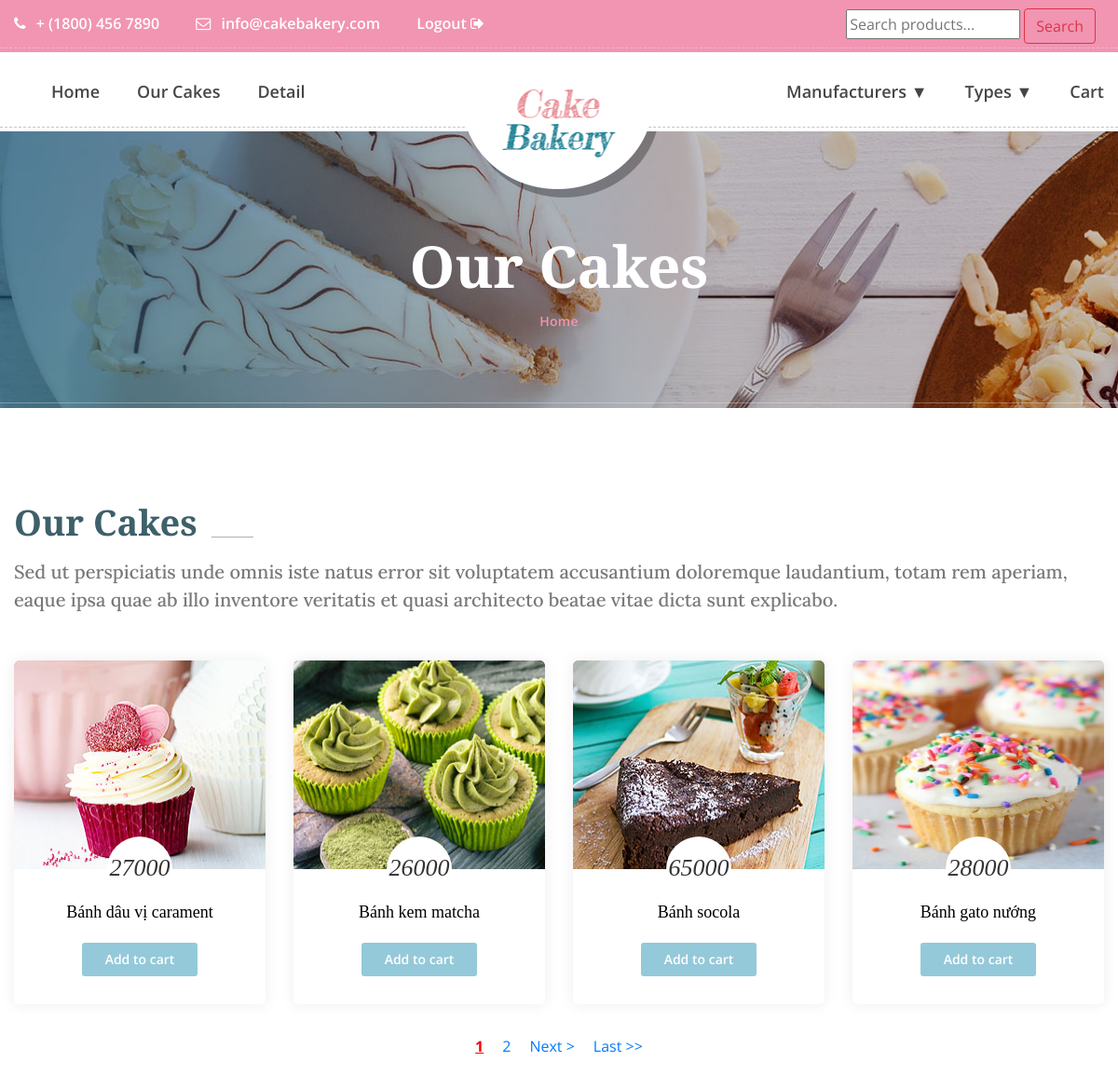
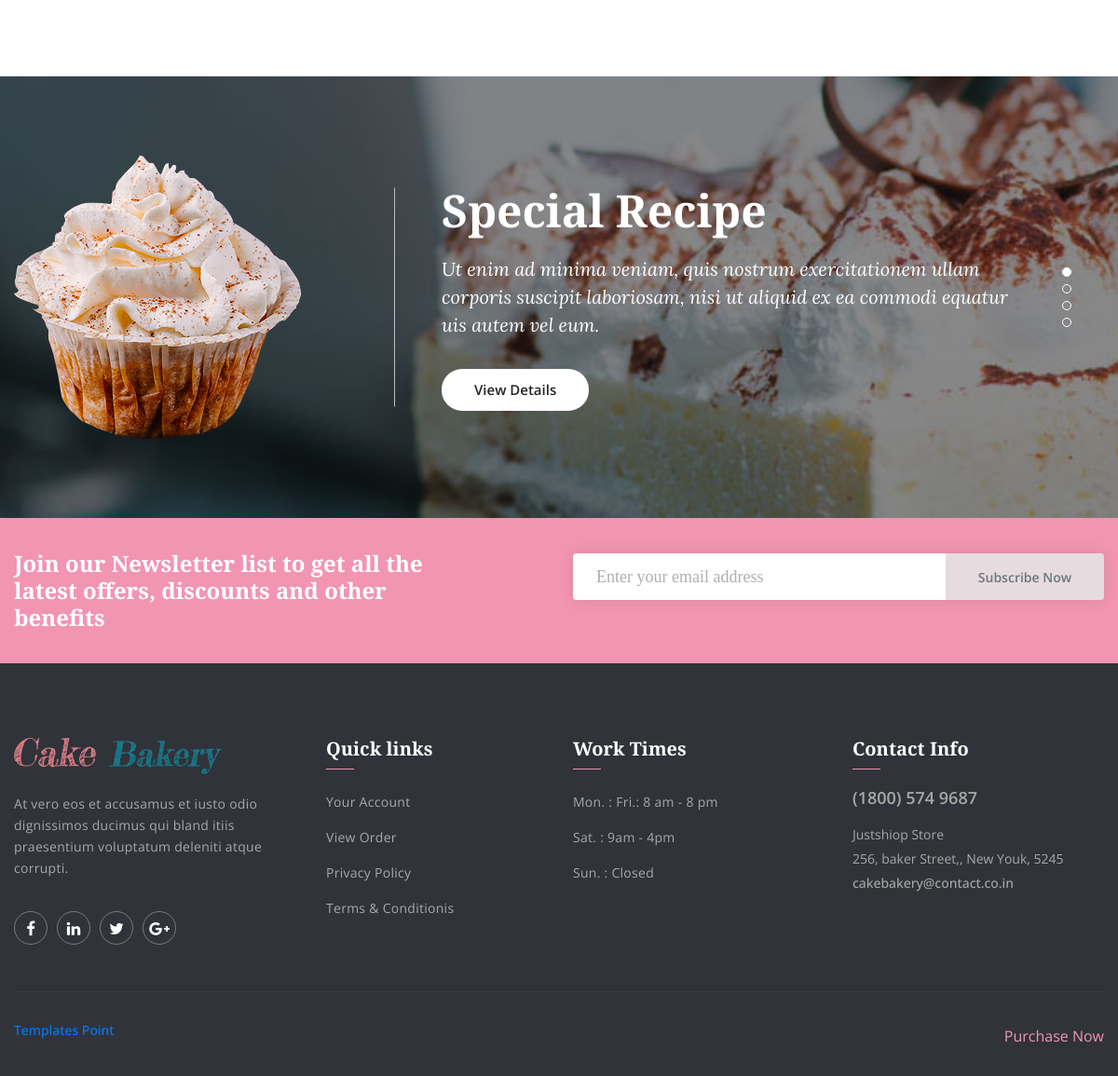
The app's page /public/cake.php with its own data (2 pictures, top to bottom).
### tables this page shows
CREATE TABLE `products` (
  `id` int(11) NOT NULL,
  `name` varchar(100) NOT NULL,
  `manu_id` int(11) NOT NULL,
  `type_id` int(11) NOT NULL,
  `price` int(11) NOT NULL,
  `pro_image` varchar(150) NOT NULL,
  `description` text NOT NULL,
  `feature` tinyint(4) NOT NULL,
  `receipt` int(11) DEFAULT NULL,
  `created_at` timestamp NOT NULL DEFAULT current_timestamp() ON UPDATE current_timestamp()
);

### public/models/protype.php (called while the page is built, shortened)
<?php
class Protype extends Db
{
    static function getAllProtypes()
    {
        $sql = self::$connection->prepare("SELECT * FROM protypes");
        $sql->execute();
        $items = $sql->get_result()->fetch_all(MYSQLI_ASSOC);
        return $items;
    }
}

### public/cake.php (the view, shortened to what this page needs)
<?php
require_once "navbar_header.php";
?>
<section class="banner_area">
    <div class="container">
        <div class="banner_text">
            <h3>Our Cakes</h3>
            <ul>
                <li><a href="index.php">Home</a></li>
            </ul>
        </div>
    </div>
</section>
<section class="our_cakes_area p_100">
    <div class="container">
        <div class="main_title">
            <h2>Our Cakes</h2>
            <h5>Sed ut perspiciatis unde omnis iste natus error sit voluptatem accusantium doloremque laudantium,
                totam rem aperiam, eaque ipsa quae ab illo inventore veritatis et quasi architecto beatae vitae
                dicta sunt explicabo.</h5>
        </div>
        <div class="cake_feature_row row">
        <?php
                $page = 1;
                $resultsPerPage = 4;
                $list_of_products = Product::getAllProducts_andCreatePagination($page, $resultsPerPage);
                $totalResults = count(Product::getAllProducts());
                foreach($list_of_products as $key => $value) {
            ?>
            <div class="col-lg-3 col-md-4 col-6">
                <div class="cake_feature_item">
                    <div class="cake_img">
                        <img src="img/cake-feature/<?php echo $value['pro_image'];?>" alt="" width="270px" height="224px">
                    </div>
                    <div class="cake_text">
                        <h4><?php echo $value['price'];?></h4>
                        <h3><a href="product-details.php?id=<?php echo $value['id']; ?>"><?php echo $value['name']; ?></a></h3>
                        <a class="pest_btn" href="add-cart.php?id=<?php echo $value['id'];?>">Add to cart</a>
                    </div>
                </div>
            </div>
            <?php }?>
        </div>
    </div>
    <div style="text-align:center;">
    <?php
    $paginate = Product::paginate("cake.php?", $page, $totalResults, $resultsPerPage, 1);
    echo $paginate;
    ?>
</div>
</section>
<section class="special_recipe_area">
    <div class="container">
        <div class="special_recipe_slider owl-carousel">
            <div class="item">
                <div class="media">
                    <div class="d-flex">
                        <img src="img/recipe/recipe-1.png" alt="">
                    </div>
                    <div class="media-body">
                        <h4>Special Recipe</h4>
                        <p>Ut enim ad minima veniam, quis nostrum exercitationem ullam corporis suscipit laboriosam,
                            nisi ut aliquid ex ea commodi equatur uis autem vel eum.</p>
                        <a class="w_view_btn" href="#">View Details</a>
                    </div>
                </div>
            </div>
        </div>
    </div>
</section>
<?php require_once 'contact.php'?>

### public/navbar_header.php (shortened to what this page needs)
<?php
require_once "./models/db.php";
require_once "./models/product.php";
require_once "./models/protype.php";
?>
<!DOCTYPE html>
<html lang="en">
<head>
    <link href="css/font-awesome.min.css" rel="stylesheet">
    <link href="vendors/linearicons/style.css" rel="stylesheet">
    <link href="vendors/flat-icon/flaticon.css" rel="stylesheet">
    <link href="css/bootstrap.min.css" rel="stylesheet">
    <link href="vendors/revolution/css/settings.css" rel="stylesheet">
    <link href="vendors/revolution/css/layers.css" rel="stylesheet">
    <link href="vendors/revolution/css/navigation.css" rel="stylesheet">
    <link href="vendors/animate-css/animate.css" rel="stylesheet">
    <link href="vendors/owl-carousel/owl.carousel.min.css" rel="stylesheet">
    <link href="vendors/magnifc-popup/magnific-popup.css" rel="stylesheet">
    <link href="css/style.css" rel="stylesheet">
    <link href="css/responsive.css" rel="stylesheet">
</head>
<body>
    <header class="main_header_area">
        <div class="top_header_area row m0">
            <div class="container">
                <div class="float-left">
                    <a href="tell:+18004567890"><i class="fa fa-phone" aria-hidden="true"></i> + (1800) 456 7890</a>
                    <a href="mainto:info@cakebakery.com"><i class="fa fa-envelope-o" aria-hidden="true"></i>
                        info@cakebakery.com</a>
                    <a href="./login/remove_sessionLogin.php" id="logout">
                       Logout <i class="fa fa-sign-out" aria-hidden="true"></i>
                    </a>
                </div>
                <div class="sreach float-right">
                    <form action="./cake.php" method="get" style="float:right!important;margin:9px;">
                        <input type="text" name="keyword" placeholder="Search products...">
                        <input type="submit" name="submit" value="Search" class="btn btn-outline-danger">
                    </form>
                </div>
            </div>
        </div>
        <div class="main_menu_area">
            <div class="container">
                <nav class="navbar navbar-expand-lg navbar-light bg-light">
                    <a class="navbar-brand" href="index.php">
                        <img src="img/logo.png" alt="">
                    </a>
                    <div class="collapse navbar-collapse" id="navbarSupportedContent">
                        <ul class="navbar-nav mr-auto">
                            <li class="dropdown submenu active">
                            <li><a href="index.php">Home</a></li>
                            </li>
                            <li><a href="cake.php">Our Cakes</a></li>
                            <li><a href="product-details.php">Detail</a></li>
                        </ul>
                        <ul class="navbar-nav justify-content-end">
                            <li class="dropdown submenu">
                                <a data-toggle="dropdown" data-hover="dropdown" class="dropdown-toggle" href="#">Manufacturers &#9660;</a>
                            </li>
                            <li class="dropdown submenu">
                                <a data-toggle="dropdown" data-hover="dropdown" class="dropdown-toggle" href="#">Types &#9660;</a>
                                    <?php
                                    $list_of_protypes = Protype::getAllProtypes();
                                    ?>
                            </li>
                            <li class="dropdown submenu">
                                <a href="cart.php">Cart</a>
                            </li>
                        </ul>
                    </div>
                </nav>
            </div>
        </div>
    </header>

### public/models/product.php (shortened to what this page needs)
<?php
class Product extends Db
{
    static function getAllProducts()
    {
        $sql = self::$connection->prepare("SELECT * FROM products order by id desc");
        $sql->execute();
        $items = $sql->get_result()->fetch_all(MYSQLI_ASSOC);
        return $items;
    }
    static function getAllProducts_andCreatePagination($page, $resultsPerPage)
    {
        $firstLink = ($page - 1) * $resultsPerPage;
        $sql = self::$connection->prepare("SELECT * FROM products order by created_at desc LIMIT $firstLink, $resultsPerPage");
        $sql->execute();
        $items = $sql->get_result()->fetch_all(MYSQLI_ASSOC);
        return $items;
    }
    static function paginate($url, $page, $totalResults, $resultsPerPage, $offset)
    {
        $totalLinks = ceil($totalResults / $resultsPerPage);
        $links = "";
        $from = $page - $offset;
        $to = $page + $offset;
        if ($from <= 0) {
            $from = 1;
            $to = $offset * 2;
        }
        $firstLink = "";
        $lastLink = "";
        $prevLink = "";
        $nextLink = "";
        if($page < $totalLinks) {
            $next = $page + 1;
            $nextLink = "<a style=\"padding:10px;\" href='$url" . "page=$next'>Next ></a>";
            $lastLink = "<a style=\"padding:10px;\" href='$url" . "page=$totalLinks'>Last >></a>";
        }
        for($i=$from; $i<=$to; $i++) {
            if($page == $i) {
                $links = $links . "<a style=\"padding:10px;text-decoration:underline;color:red;font-weight:bold;\" href='$url" . "page=$i'>$i</a>";
            }
            else
            {
                $links = $links . "<a style=\"padding:10px;\" href='$url" . "page=$i'>$i</a>";
            }
        }
        return $firstLink . $prevLink . $links . $nextLink . $lastLink;
    }
}

### public/contact.php (shortened to what this page needs)
   <section class="newsletter_area">
        <div class="container">
            <div class="row newsletter_inner">
                <div class="col-lg-6">
                    <div class="news_left_text">
                        <h4>Join our Newsletter list to get all the latest offers, discounts and other benefits</h4>
                    </div>
                </div>
                <div class="col-lg-6">
                    <div class="newsletter_form">
                        <div class="input-group">
                            <input type="text" class="form-control" placeholder="Enter your email address">
                            <div class="input-group-append">
                                <button class="btn btn-outline-secondary" type="button">Subscribe Now</button>
                            </div>
                        </div>
                    </div>
                </div>
            </div>
        </div>
    </section>
    <footer class="footer_area">
        <div class="footer_widgets">
            <div class="container">
                <div class="row footer_wd_inner">
                    <div class="col-lg-3 col-6">
                        <aside class="f_widget f_about_widget">
                            <img src="img/footer-logo.png" alt="">
                            <p>At vero eos et accusamus et iusto odio dignissimos ducimus qui bland itiis praesentium
                                voluptatum deleniti atque corrupti.</p>
                            <ul class="nav">
                                <li><a href="#"><i class="fa fa-facebook"></i></a></li>
                                <li><a href="#"><i class="fa fa-linkedin"></i></a></li>
                                <li><a href="#"><i class="fa fa-twitter"></i></a></li>
                                <li><a href="#"><i class="fa fa-google-plus"></i></a></li>
                            </ul>
                        </aside>
                    </div>
                    <div class="col-lg-3 col-6">
                        <aside class="f_widget f_link_widget">
                            <div class="f_title">
                                <h3>Quick links</h3>
                            </div>
                            <ul class="list_style">
                                <li><a href="#">Your Account</a></li>
                                <li><a href="#">View Order</a></li>
                                <li><a href="#">Privacy Policy</a></li>
                                <li><a href="#">Terms & Conditionis</a></li>
                            </ul>
                        </aside>
                    </div>
                    <div class="col-lg-3 col-6">
                        <aside class="f_widget f_link_widget">
                            <div class="f_title">
                                <h3>Work Times</h3>
                            </div>
                            <ul class="list_style">
                                <li><a href="#">Mon. : Fri.: 8 am - 8 pm</a></li>
                                <li><a href="#">Sat. : 9am - 4pm</a></li>
                                <li><a href="#">Sun. : Closed</a></li>
                            </ul>
                        </aside>
                    </div>
                    <div class="col-lg-3 col-6">
                        <aside class="f_widget f_contact_widget">
                            <div class="f_title">
                                <h3>Contact Info</h3>
                            </div>
                            <h4>(1800) 574 9687</h4>
                            <p>Justshiop Store <br />256, baker Street,, New Youk, 5245</p>
                            <h5>cakebakery@contact.co.in</h5>
                        </aside>
                    </div>
                </div>
            </div>
        </div>
        <div class="footer_copyright">
            <div class="container">
                <div class="copyright_inner">
                    <div class="float-left">
                        <h5><a target="_blank" href="https://www.templatespoint.net">Templates Point</a></h5>
                    </div>
                    <div class="float-right">
                        <a href="#">Purchase Now</a>
                    </div>
                </div>
            </div>
        </div>
    </footer>
</body>
</html>

### public/navbar_header.php (style rules this page uses)
.cake_text h3>a { color: #000; transition: 0.6s; }

### records on screen
products: pro_image (picture), price "27000", name "Bánh dâu vị carament"
products: pro_image (picture), price "26000", name "Bánh kem matcha"
products: pro_image (picture), price "65000", name "Bánh socola"
products: pro_image (picture), price "28000", name "Bánh gato nướng"
